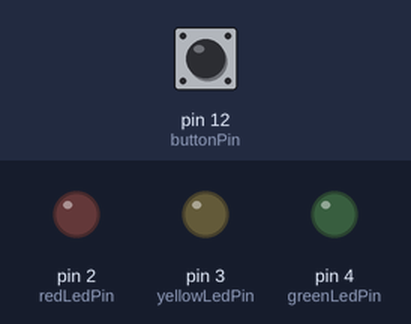
A sketch run on a simulated Arduino Uno, built with avr-gcc and run on an emulated ATmega328P. Shown: output pins drawn as LEDs (lit = HIGH). The test bench sets the inputs (shaded band); at power-on: pin 12 (buttonPin) HIGH.

Above: at 1.2 s.
1.3 s: pin 12 (buttonPin) pulled LOW for 0.15 s
At 2.5 s:
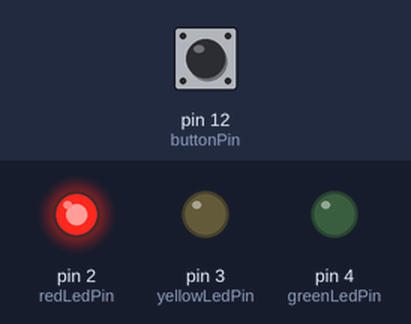
3.3 s: pin 12 (buttonPin) pulled LOW for 1 s
At 5.2 s:
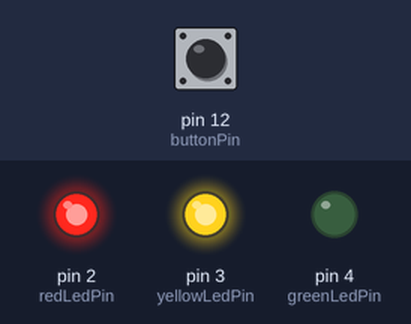
5.8 s: pin 12 (buttonPin) pulled LOW for 0.15 s
At 7.1 s:
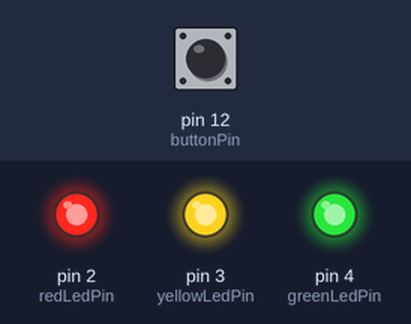
7.8 s: pin 12 (buttonPin) pulled LOW for 3.2 s
At 8.6 s:
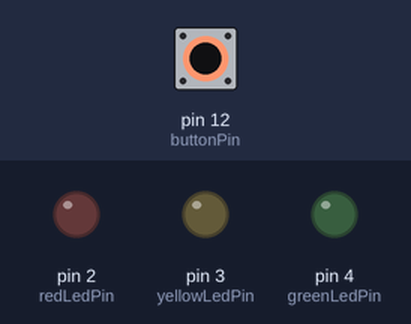
Timing chart, 0 to 10.8 s (numbered marks = the images above; inputs shaded):
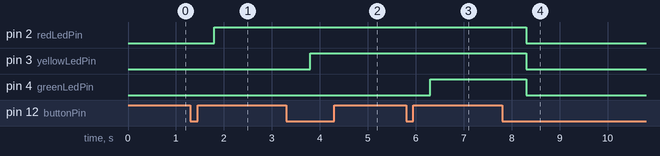

The sketch:

led.ino
```cpp
int buttonPin = 12;
int lastButtonState = HIGH;
int numOfClicks = 0;
//----------------
int redLedPin = 2;
int redLedState = LOW;
//-----------------
int yellowLedPin = 3;
int yellowLedState = LOW;
//-----------------
int greenLedPin = 4;
int greenLedState = LOW;

void setup() {
  // put your setup code here, to run once:
  pinMode(buttonPin, INPUT_PULLUP);
  pinMode(redLedPin, OUTPUT);
  pinMode(yellowLedPin, OUTPUT);
  pinMode(greenLedPin, OUTPUT);
}

void loop() {
  // put your main code here, to run repeatedly:
  //digitalWrite(greenLedPin, HIGH);
  int buttonState = digitalRead(buttonPin);
  if( lastButtonState == HIGH && buttonState == LOW ) {
    numOfClicks += 1;
    if (numOfClicks == 4) {
      numOfClicks = 0;
    }
    delay(500);
  }
  lastButtonState = buttonState;

  if(numOfClicks == 0) {
    digitalWrite(redLedPin, LOW);
    digitalWrite(yellowLedPin, LOW);
    digitalWrite(greenLedPin, LOW);
  }
  if(numOfClicks == 1) {
    digitalWrite(redLedPin, HIGH);
    digitalWrite(yellowLedPin, LOW);
    digitalWrite(greenLedPin, LOW);
  }
  if(numOfClicks == 2) {
    digitalWrite(redLedPin, HIGH);
    digitalWrite(yellowLedPin, HIGH);
    digitalWrite(greenLedPin, LOW);
  }
  if(numOfClicks == 3) {
    digitalWrite(redLedPin, HIGH);
    digitalWrite(yellowLedPin, HIGH);
    digitalWrite(greenLedPin, HIGH);
  }
}
```

Measured:
- after the input at 1.3 s, pin 2 (redLedPin): LOW → HIGH after 0.50 s
- after the input at 3.3 s, pin 3 (yellowLedPin): LOW → HIGH after 0.50 s
- after the input at 5.8 s, pin 4 (greenLedPin): LOW → HIGH after 0.50 s
- after the input at 7.8 s, pin 2 (redLedPin), pin 3 (yellowLedPin), pin 4 (greenLedPin): HIGH → LOW after 0.50 s
